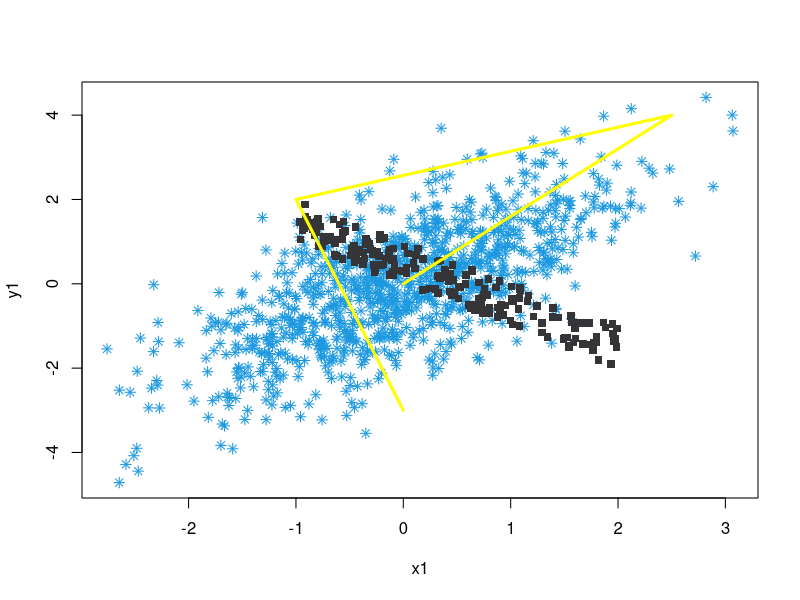

Reproduce this figure in R.
set.seed(2525)                             # Set seed for reproducibility
x1 <-rnorm(1000)                          # Normally distributed x1
y1 <-x1 + rnorm(1000)                     # Correlated y1

plot(x1, y1, col = "#1b98e0", pch = 8)     # Plot scatterplot of x1 & y1

x2 <-runif(200, -1, 2)                    # Uniformly distributed x2
y2 <- - x2 + runif(200)                    # Correlated y2

points(x2, y2, col = "#353436", pch = 15)  # Overlaying scatterplot of x2 & y2

x3 <- c(0, 2.5, -1, 0)                     # Some points on x-axis
y3 <- c(0, 4, 2, -3)                       # Some points on y-axis                    

lines(x3, y3, col = "yellow", lwd = 3)     # Overlaying line
